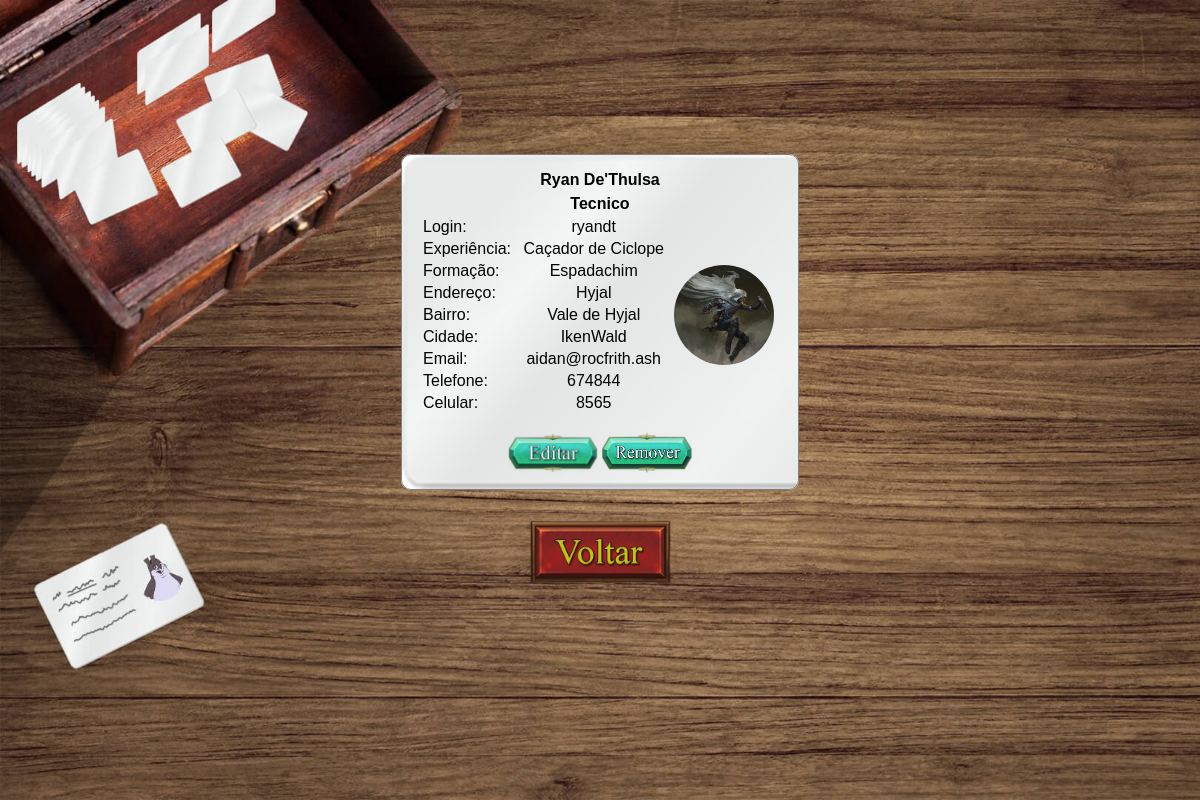
/user/func/specfunc.php?id=11 (signed in), run on the app's committed database.
### tables this page shows
CREATE TABLE IF NOT EXISTS `tbfunc` (
  `codfunc` int(11) NOT NULL AUTO_INCREMENT,
  `nome` varchar(50) NOT NULL,
  `end` varchar(90) NOT NULL,
  `bairro` varchar(50) NOT NULL,
  `city` varchar(50) NOT NULL,
  `tel` varchar(16) NOT NULL,
  `cel` varchar(16) NOT NULL,
  `email` varchar(90) NOT NULL,
  `exp` varchar(50) NOT NULL,
  `form` varchar(50) NOT NULL,
  `login` varchar(50) NOT NULL,
  `senha` varchar(50) NOT NULL,
  `perfil` varchar(50) NOT NULL,
  `foto` varchar(50) NOT NULL,
  PRIMARY KEY (`codfunc`)
);

### user/func/specfunc.php (the view, shortened to what this page needs)
<html>
    <head>
        <link rel="stylesheet" type="text/css" href="../../css/style.css"/>
    </head>
    <body>
        <div id="pagmemb">
            <?php
                if($_SESSION["user"]){
                    include_once '../conexao.php';
                    $teste = mysqli_query($conn, "select login from tbfunc where perfil='Administrador'");
                    while($line = mysqli_fetch_array($teste)){
                        if($_SESSION["user"] == $line["login"]){
            ?>
                            <div id="push"></div>
                                <div id="listar">
                                <?php
                                    include_once '../conexao.php';
                                    $id = $_GET['id'];
                                    $consultar = "select *from tbfunc where codfunc='$id'";
                                    $executar = mysqli_query($conn,$consultar);
                                    while($linha = mysqli_fetch_array($executar)){
                                ?>
                                    <fieldset class="card">
                                        <table class="pscard">
                                            <tr>
                                                <th class="titulo" colspan="3"><?php echo $linha["nome"];?></th>
                                            </tr>
                                            <tr>
                                                <th class="titulo" colspan="3"><?php echo $linha["perfil"];?></th>
                                            </tr>
                                            <tr>
                                                <td>Login:</td>
                                                <th><?php echo $linha["login"];?></th>
                                                <th rowspan="9"><img class="pict2" src="../../img/func/<?php echo $linha["foto"]; ?>"/><br/></th>
                                            </tr>
                                            <tr>
                                                <td>Experiência:</td>
                                                <th><?php echo $linha["exp"];?></th>
                                            </tr>
                                            <tr>
                                                <td>Formação:</td>
                                                <th><?php echo $linha["form"];?></th>
                                            </tr>
                                            <tr>
                                                <td>Endereço:</td>
                                                <th><?php echo $linha["end"];?></th>
                                            </tr>
                                            <tr>
                                                <td>Bairro:</td>
                                                <th><?php echo $linha["bairro"];?></th>
                                            </tr>
                                            <tr>
                                                <td>Cidade:</td>
                                                <th><?php echo $linha["city"];?></th>
                                            </tr>
                                            <tr>
                                                <td>Email:</td>
                                                <th><?php echo $linha["email"];?></th>
                                            </tr>
                                            <tr>
                                                <td>Telefone:</td>
                                                <th><?php echo $linha["tel"];?></th>
                                            </tr>
                                            <tr>
                                                <td>Celular:</td>
                                                <th><?php echo $linha["cel"];?></th>
                                            </tr>
                                        </table>
                                        <br/>
                                        <a href="editandofunc.php?id=<?php echo $linha["codfunc"];?>"><img class="botao2" src="../../img/edit.png"></a>
                                        <?php if($linha['login']!=$line['login']){ ?>
                                            <a href="delfunc.php?id=<?php echo $linha["codfunc"];?>"><img class="botao2" src="../../img/remover.png"></a>
                                        <?php } ?>
                                    </fieldset>
                                    <br/><br/>
                <?php
                                    }
                            echo "</div>";
                        }
                    }
                }
            ?>
            <br/>
            <a href="listafunc.php"><p><img class="botao" src="../../img/voltar.png"></p></a>
        </div>
    </body>
</html>

### css/style.css (style rules this page uses)
#push { height: 18vh; }
div#pagmemb { background-image: url('../img/tec.jpg'); background-size: cover; height: 100vh; }
#listar { display: flex; flex-wrap: wrap; }
.card, fieldset.noborder { background-image: url('../img/card.png'); background-size: cover; }
.botao, .botao3 { width: 12%; transition: filter 1.5s; }
.botao2 { width: 25%; transition: filter 1.5s; }
* { margin: auto; font-family: 'Ruda', sans-serif; }
fieldset { text-align: center; border: 1px solid gray; margin: 10px auto; padding: 12px 18px; border-radius: 10px; width: 30%; background: white; }
p { text-align:center; }
a { text-decoration: none; text-align: center; font-weight: bold; color: black; transition: color 0.1s; }
table { width: 100%; }
.titulo { padding: 2px 0; font-weight: bold; }
th { font-weight: normal; }
.pict, .pict2 { width: 100px; height: 100px; border-radius: 50px; transition: 0.1s height; }

### data on the page
tbfunc: nome "Ryan De'Thulsa", perfil "Tecnico", login "ryandt", foto (picture), exp "Caçador de Ciclope", form "Espadachim", end "Hyjal", bairro "Vale de Hyjal", city "IkenWald", email "aidan@rocfrith.ash", tel "674844", cel "8565"
